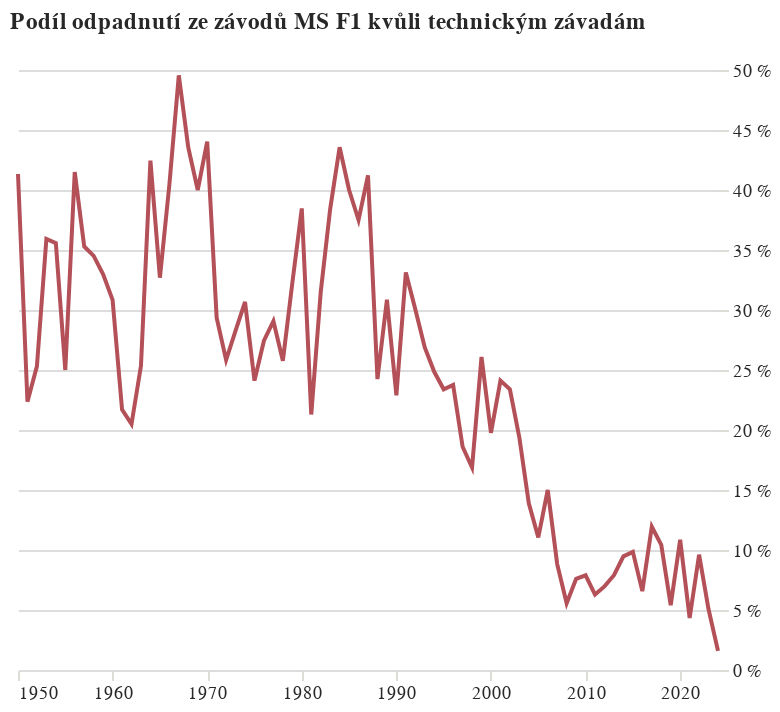

The cell this chart's notebook holds for it:
### Code cell
poruchy = alt.Chart(
    alt_friendly(graf_dokonceni2),
    title=alt.Title("Podíl odpadnutí ze závodů MS F1 kvůli technickým závadám"),
    width=350
).mark_line(color='#b45058'
).encode(
    alt.X('rok:T', title=None),
    alt.Y(
        'porucha:Q', 
        title=None, 
        axis=alt.Axis(labelExpr="datum.label * 100 + ' %'", orient='right', domainOpacity=0, tickColor='#DCDDD6')
)
).configure_axisX(
    grid=False
).configure_axisY(
    grid=True
).configure_view(
    stroke='transparent'
)

poruchy

### Figure 1 — Vega-Lite specification as saved in the notebook (floating-point values rounded to 4 significant figures)
{"config": {"title": {"font": "Noticia Text", "fontSize": 11.5, "anchor": "start", "lineHeight": 19, "fontWeight": "bolder", "subtitleFont": "Noticia Text", "subtitleFontSize": 10, "subtitleLineHeight": 15, "subtitlePadding": 10, "dy": -10, "color": "#292829", "subtitleColor": "#292829"}, "axis": {"labelFont": "Asap", "titleFont": "Asap", "fontWeight": "lighter", "titleFontWeight": "lighter", "labelFontSize": 9, "titleFontSize": 9, "labelPadding": 2, "titlePadding": 9, "domainOpacity": 0, "tickColor": "#DCDDD6", "labelColor": "#292829"}, "legend": {"labelFont": "Asap", "labelFontWeight": "normal", "titleFont": "Asap", "titleFontWeight": "normal", "labelFontSize": 9, "titleFontSize": 9, "labelColor": "#292829"}, "axisX": {"grid": false}, "axisY": {"grid": true}, "view": {"stroke": "transparent"}}, "data": {"name": "data-de2300f1ba6d53ccb0295edcfb8ee5b7"}, "mark": {"type": "line", "color": "#b45058"}, "encoding": {"x": {"field": "rok", "title": null, "type": "temporal"}, "y": {"axis": {"domainOpacity": 0, "labelExpr": "datum.label * 100 + ' %'", "orient": "right", "tickColor": "#DCDDD6"}, "field": "porucha", "title": null, "type": "quantitative"}}, "title": {"text": "Podíl odpadnutí ze závodů MS F1 kvůli technickým závadám"}, "width": 350, "$schema": "https://vega.github.io/schema/vega-lite/v5.8.0.json", "datasets": {"data-de2300f1ba6d53ccb0295edcfb8ee5b7": [{"rok": "1950-01-01T00:00:00", "started": 75, "porucha": 0.4133}, {"rok": "1951-01-01T00:00:00", "started": 85, "porucha": 0.2235}, {"rok": "1952-01-01T00:00:00", "started": 83, "porucha": 0.253}, {"rok": "1953-01-01T00:00:00", "started": 103, "porucha": 0.3592}, {"rok": "1954-01-01T00:00:00", "started": 104, "porucha": 0.3558}, {"rok": "1955-01-01T00:00:00", "started": 84, "porucha": 0.25}, {"rok": "1956-01-01T00:00:00", "started": 94, "porucha": 0.4149}, {"rok": "1957-01-01T00:00:00", "started": 85, "porucha": 0.3529}, {"rok": "1958-01-01T00:00:00", "started": 113, "porucha": 0.3451}, {"rok": "1959-01-01T00:00:00", "started": 91, "porucha": 0.3297}, {"rok": "1960-01-01T00:00:00", "started": 107, "porucha": 0.3084}, {"rok": "1961-01-01T00:00:00", "started": 106, "porucha": 0.217}, {"rok": "1962-01-01T00:00:00", "started": 122, "porucha": 0.2049}, {"rok": "1963-01-01T00:00:00", "started": 142, "porucha": 0.2535}, {"rok": "1964-01-01T00:00:00", "started": 106, "porucha": 0.4245}, {"rok": "1965-01-01T00:00:00", "started": 104, "porucha": 0.3269}, {"rok": "1966-01-01T00:00:00", "started": 94, "porucha": 0.4043}, {"rok": "1967-01-01T00:00:00", "started": 113, "porucha": 0.4956}, {"rok": "1968-01-01T00:00:00", "started": 124, "porucha": 0.4355}, {"rok": "1969-01-01T00:00:00", "started": 110, "porucha": 0.4}, {"rok": "1970-01-01T00:00:00", "started": 134, "porucha": 0.4403}, {"rok": "1971-01-01T00:00:00", "started": 109, "porucha": 0.2936}, {"rok": "1972-01-01T00:00:00", "started": 120, "porucha": 0.2583}, {"rok": "1973-01-01T00:00:00", "started": 152, "porucha": 0.2829}, {"rok": "1974-01-01T00:00:00", "started": 150, "porucha": 0.3067}, {"rok": "1975-01-01T00:00:00", "started": 141, "porucha": 0.2411}, {"rok": "1976-01-01T00:00:00", "started": 164, "porucha": 0.2744}, {"rok": "1977-01-01T00:00:00", "started": 172, "porucha": 0.2907}, {"rok": "1978-01-01T00:00:00", "started": 163, "porucha": 0.2577}, {"rok": "1979-01-01T00:00:00", "started": 155, "porucha": 0.3226}, {"rok": "1980-01-01T00:00:00", "started": 143, "porucha": 0.3846}, {"rok": "1981-01-01T00:00:00", "started": 155, "porucha": 0.2129}, {"rok": "1982-01-01T00:00:00", "started": 162, "porucha": 0.3148}, {"rok": "1983-01-01T00:00:00", "started": 151, "porucha": 0.3841}, {"rok": "1984-01-01T00:00:00", "started": 163, "porucha": 0.4356}, {"rok": "1985-01-01T00:00:00", "started": 160, "porucha": 0.4}, {"rok": "1986-01-01T00:00:00", "started": 160, "porucha": 0.375}, {"rok": "1987-01-01T00:00:00", "started": 165, "porucha": 0.4121}, {"rok": "1988-01-01T00:00:00", "started": 165, "porucha": 0.2424}, {"rok": "1989-01-01T00:00:00", "started": 162, "porucha": 0.3086}, {"rok": "1990-01-01T00:00:00", "started": 166, "porucha": 0.2289}, {"rok": "1991-01-01T00:00:00", "started": 160, "porucha": 0.3312}, {"rok": "1992-01-01T00:00:00", "started": 163, "porucha": 0.3006}, {"rok": "1993-01-01T00:00:00", "started": 160, "porucha": 0.2687}, {"rok": "1994-01-01T00:00:00", "started": 165, "porucha": 0.2485}, {"rok": "1995-01-01T00:00:00", "started": 171, "porucha": 0.2339}, {"rok": "1996-01-01T00:00:00", "started": 160, "porucha": 0.2375}, {"rok": "1997-01-01T00:00:00", "started": 172, "porucha": 0.186}, {"rok": "1998-01-01T00:00:00", "started": 160, "porucha": 0.1688}, {"rok": "1999-01-01T00:00:00", "started": 161, "porucha": 0.2609}, {"rok": "2000-01-01T00:00:00", "started": 172, "porucha": 0.1977}, {"rok": "2001-01-01T00:00:00", "started": 170, "porucha": 0.2412}, {"rok": "2002-01-01T00:00:00", "started": 171, "porucha": 0.2339}, {"rok": "2003-01-01T00:00:00", "started": 160, "porucha": 0.1938}, {"rok": "2004-01-01T00:00:00", "started": 180, "porucha": 0.1389}, {"rok": "2005-01-01T00:00:00", "started": 190, "porucha": 0.1105}, {"rok": "2006-01-01T00:00:00", "started": 180, "porucha": 0.15}, {"rok": "2007-01-01T00:00:00", "started": 170, "porucha": 0.08824}, {"rok": "2008-01-01T00:00:00", "started": 180, "porucha": 0.05556}, {"rok": "2009-01-01T00:00:00", "started": 171, "porucha": 0.07602}, {"rok": "2010-01-01T00:00:00", "started": 190, "porucha": 0.07895}, {"rok": "2011-01-01T00:00:00", "started": 191, "porucha": 0.06283}, {"rok": "2012-01-01T00:00:00", "started": 201, "porucha": 0.06965}, {"rok": "2013-01-01T00:00:00", "started": 190, "porucha": 0.07895}, {"rok": "2014-01-01T00:00:00", "started": 190, "porucha": 0.09474}, {"rok": "2015-01-01T00:00:00", "started": 193, "porucha": 0.09845}, {"rok": "2016-01-01T00:00:00", "started": 213, "porucha": 0.06573}, {"rok": "2017-01-01T00:00:00", "started": 201, "porucha": 0.1194}, {"rok": "2018-01-01T00:00:00", "started": 211, "porucha": 0.1043}, {"rok": "2019-01-01T00:00:00", "started": 222, "porucha": 0.05405}, {"rok": "2020-01-01T00:00:00", "started": 175, "porucha": 0.1086}, {"rok": "2021-01-01T00:00:00", "started": 231, "porucha": 0.04329}, {"rok": "2022-01-01T00:00:00", "started": 229, "porucha": 0.09607}, {"rok": "2023-01-01T00:00:00", "started": 237, "porucha": 0.05063}, {"rok": "2024-01-01T00:00:00", "started": 251, "porucha": 0.01594}]}}
